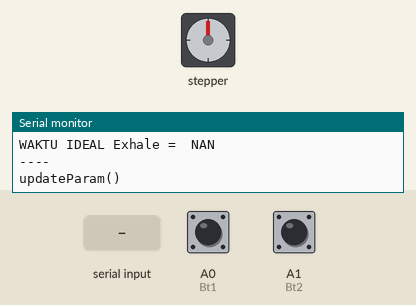
Recording of a sketch running on a simulated Arduino Uno, built with avr-gcc and run on an emulated ATmega328P. Parts: stepper motor, the last lines printed to the serial monitor. Wiring (inferred from the names in the program): stepper motor driver (200 steps per turn assumed): step pin 5; direction pin 6; enable pin 4. The test bench sets the inputs (shaded band); at power-on: A0 (Bt1) HIGH, A1 (Bt2) HIGH.

Above: at 1.2 s.
1.3 s: "<90,45,200>" received over Serial
At 2.52 s:
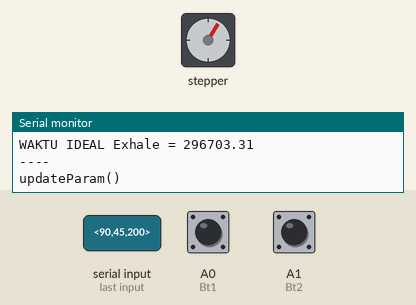
At 3.12 s:
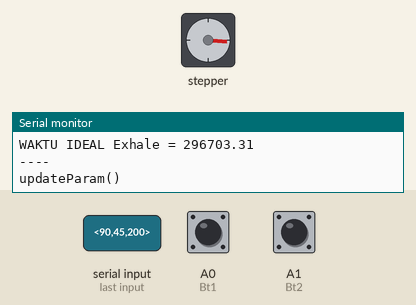
4.8 s: "<90,45>" received over Serial
8.3 s: "<90,45,200,10>" received over Serial
12.5 s: "<,>" received over Serial
14.0 s: A0 (Bt1) pulled LOW for 1 s
At 16.2 s:
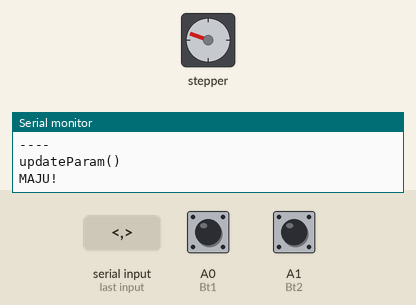
16.5 s: A1 (Bt2) pulled LOW for 1 s
At 18.4 s:
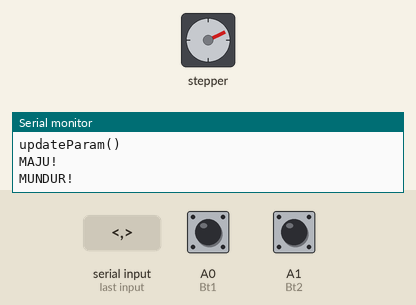
Timing chart, 0 to 19.9 s (numbered marks = the images above; inputs shaded):
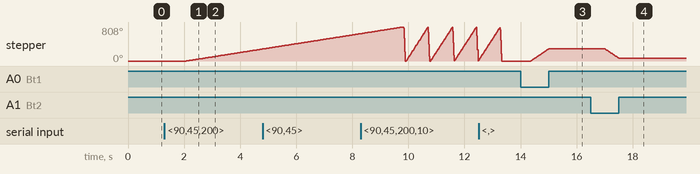

The sketch:

testASDA2_4.ino.ino.ino
```cpp
// Perlu data kalibrasi jml step vs volume tidal

// -- KONFIGURASI PIN ===============================================================
// ENA- NC
// ENA+ NC
// DIR- GND
// DIR+ DIR
// PUL- GND
// PUL+ PUL

//-- TWEAKABLES =====================================================================
// DIR = pin DIR+
// PUL = pin PUL+
// microPULg = settingan microPULg (1 / 2 / 4 / 8 / 16)
// dirInhale = arah untuk inhale (HIGH / LOW)
#define ENA 4
#define PUL 5
#define DIR 6

#define offsetq 8

#define Bt1 A0
#define Bt2 A1
#define Bt3 A2
#define Bt4 A4

#define dirInhale HIGH
int stateq = 2;
int stepq = 0;
int delayq = 2000;

//-- Input HMI ======================================================================
// volTidal = Volume Tidal (cc)
// IRat dan ERat = IERatio ( I : E )
// RR = Respiration Rate (x per minute)
float volTidal = 0;
int IRat = 1;
float ERat = 1;
int RR = 10;

//-- GLOBAL VARIABLEs ===============================================================
unsigned long stepTidal, delayInhale, delayExhale, timeInEx;
float timeInhale, timeExhale, IERatio, timeBreath, slopeFactor;
float initDelay = 25;
unsigned long p_vol, p_RR;
float p_IE;
int p_mode = 0;
float p_del = 0;

int num_buf = 5;
String bufferq[5];
String lastData = "<0,0,0,0,0>";
bool updated = false;


//-- SETUP ==========================================================================
void setup() {
  Serial.begin(115200);

  slopeFactor = 0.35;
  updateParam(volTidal, RR, ERat);

//  timeInEx = stepTidal * delayInhale/;

  pinMode(ENA, OUTPUT);
  pinMode(PUL, OUTPUT);
  pinMode(DIR, OUTPUT);

  pinMode(Bt1, INPUT_PULLUP);
  pinMode(Bt2, INPUT_PULLUP);
  pinMode(Bt3, INPUT_PULLUP);
  pinMode(Bt4, INPUT_PULLUP);
}

//-- LOOP ============================================================================
void loop() {
  updateAllGlobal();

  if(p_mode!=0){
    if (stepTidal > 0) {
      unsigned long now = micros();

      Inhale();

      Serial.println("{ei}"); Serial.flush();
      delayMicroseconds(100);

      Exhale();

      while((micros()-now) < timeBreath){}

      Serial.println("{ec}"); Serial.flush();
    } else {
      //throw error message
    }
  } else {
//    Serial.println("Waiting.. (mode 0 )");
    Serial.flush();
    delay(1000);
    if(digitalRead(Bt1) == LOW){
      digitalWrite(DIR, dirInhale);
      Serial.println("MAJU!");
      while(digitalRead(Bt1) == LOW){
        digitalWrite(PUL, HIGH);
        delayMicroseconds(delayq);
        digitalWrite(PUL, LOW);
        delayMicroseconds(delayq);
      }
    } else if(digitalRead(Bt2) == LOW){
      digitalWrite(DIR, !dirInhale);
      Serial.println("MUNDUR!");
      while(digitalRead(Bt2) == LOW){
        digitalWrite(PUL, HIGH);
        delayMicroseconds(delayq);
        digitalWrite(PUL, LOW);
        delayMicroseconds(delayq);
      }
    }
  }
}

void cekNewParam(){
  String received = listeningMega();
  if(!updated) {
    Serial.print("Received: ");
    Serial.println(received);
    Serial.flush();


    int indexStart = 0;
    int indexEnd = 0;

    for(int i = 0; i<num_buf; i++) {
      indexEnd = received.indexOf(",", indexStart);
      bufferq[i] = received.substring(indexStart, indexEnd);
      indexStart = indexEnd+1;
    }

    p_mode = bufferq[0].toInt();
    p_vol = bufferq[1].toInt();
    p_RR = bufferq[2].toInt();
    p_IE = bufferq[3].toFloat();
    p_del = bufferq[4].toFloat();

    updateParam(p_vol, p_RR, p_IE);

    updated = true;
  }
}

void updateAllGlobal(){
  cekNewParam();
}

String listeningMega(){
  bool quit = false;
  String seriesData = "";

  while (!quit) {
    if (Serial.available() > 0) {
      updated = false;
      char x = Serial.read();
      if (x == '>') {
        seriesData += x;
        quit = true;
      } else {
        if (x == '<') {seriesData = "";}
        seriesData += x;
      }
    } else {
      seriesData = lastData;
      quit = true;
    }
  }

//  if (Serial.available() > 0) {
//    updated = false;
//    seriesData = Serial.readString();
//    quit = true;
//  } else {
//    seriesData = lastData;
//    quit = true;
//  }
//
//  if(seriesData == lastData) {
//    updated = true;
//  }

  lastData = seriesData;

  return seriesData.substring(1,seriesData.length()-1);
}

void updateParam(float vol, int RRq, float ERatq){
  stepTidal = cekTidal(vol);
  timeBreath = (60000 / float(RRq)) * 1000;
  timeInhale = (60000 / float(RRq)) * (float(IRat) / float(IRat + ERatq)) * 1000 - 500; // dalam microseconds

  float offsetInhaleq= 0;

//  if(p_ntab == 3){
//    offsetInhaleq = -0.018480414*RRq-0.125672596*ERatq+0.520717433;
//  }
//  else if(p_ntab==4){
//    offsetInhaleq = -0.017318122*RRq-0.130474105*ERatq+0.449587999;
//  } else if(p_ntab==5){
//    offsetInhaleq = -0.011070931*RRq-0.14822688*ERatq+0.367918135;
//  }else if(p_ntab==6){
//    offsetInhaleq = -0.007851635*RRq-0.174476163*ERatq+0.363243903;
//  }

  timeInhale += p_del/2*1000000;

  timeExhale = (60000 / float(RRq)) * (float(ERatq) / float(IRat + ERatq)) * 1000; // dalam microseconds
  delayInhale = float(timeInhale) / float(stepTidal) / 2; //endDelay; // dalam microseconds
  delayExhale = 20; //delayInhale; // dalam microseconds

  Serial.println("----");
  Serial.println("RR = " + String(RRq));
  Serial.println("IE = " + String(ERatq));
  Serial.println("Vol Tidal = " + String(vol));
  Serial.println("Step Tidal = " + String(stepTidal));
  Serial.println("Slope Tidal = " + String(slopeFactor));
  Serial.println("----");
  Serial.println("DELAY Awal = " + String(initDelay));
  Serial.println("DELAY Inhale = " + String(delayInhale));
  Serial.println("DELAY Exhale = " + String(delayExhale));
  Serial.println("----");
  Serial.println("WAKTU BREATH = " + String(timeBreath));
  Serial.println("WAKTU IDEAL Inhale = " + String(timeInhale));
  Serial.println("WAKTU IDEAL Exhale = " + String(timeExhale));
  Serial.println("----");

  Serial.println("updateParam()");
  Serial.flush();
}

//-- Lookup Table Volume Tidal vs Step yang diperlukan ================================
float cekTidal(float vol_Tidal){
  float lookup_vol[] =  { 235,  250,   279,  308,  322,  352,  382,  410,  442,  476,  484,  494,  526,  560,  579,  590,  622,  647};
  float lookup_step[] = {3500, 3600,  3850, 3900, 4000, 4200, 4400, 4600, 4800, 5000, 5100, 5200, 5400, 5600, 5700, 5800, 6000, 6200};

  float stepTidal = 0;
  int arraySize = sizeof(lookup_vol) / sizeof(lookup_vol[0]);

  // Extrapolasi Bawah
  if(vol_Tidal < cariMin(lookup_vol, arraySize)){
    float m = float(lookup_step[1] - lookup_step[0]) / (lookup_vol[1] - lookup_vol[0]);
    float c = float(lookup_step[0]) - lookup_vol[0] * m;
    stepTidal = m * vol_Tidal + c;
  }
  // Extrapolasi Atas
  else if(vol_Tidal > cariMax(lookup_vol, arraySize)){
    float m = float(lookup_step[arraySize-1] - lookup_step[arraySize-2]) / (lookup_vol[arraySize-1] - lookup_vol[arraySize-2]);
    float c = float(lookup_step[arraySize-1]) - lookup_vol[arraySize-1] * m;
    stepTidal = m * vol_Tidal + c;
  }
  // Normal + Interpolasi
  else {
    for(int i = 0; i< arraySize; i++) {
      if (vol_Tidal == lookup_vol[i]) {
        stepTidal = lookup_step[i];
      } else {
        if(vol_Tidal >= lookup_vol[i] && vol_Tidal < lookup_vol[i+1]) {
          stepTidal = lookup_step[i] + float(lookup_step[i+1] - lookup_step[i]) * float(vol_Tidal - lookup_vol[i]) / float(lookup_vol[i+1]-lookup_vol[i]);
          break;
        }
      }
    }
  }
//  return stepTidal;
  return vol_Tidal*10;
}

//-- fungsi tambahan lookup table
float cariMin(float list[], int arraySize){
  float mini = 99999;
  for(int i=0; i< arraySize; i++){
    if(list[i] <= mini) {
      mini = list[i];
    }
  }
  return mini;
}

float cariMax(float list[], int arraySize){
  float maxi = 0;
  for(int i=0; i< arraySize; i++){
    if(list[i] >= maxi) {
      maxi = list[i];
    }
  }
  return maxi;
}


//-- Sekuens Inhale ====================================================================
void Inhale() {
  // 0. Hitung Waktu
//  unsigned long now = micros();
//  float delayInhale2 = delayInhale-offsetq;
  bool ntab = false;
  float axq;
  float delayInhale2 = delayInhale-offsetq;

//  if(!p_ntab){
//    ntab = false;
//    Serial.println("NotNtab");Serial.flush();
//  } else {
//    delayInhale2 = 0.7*delayInhale;
//    axq = 1/(0.4*stepTidal-1) * (1.5)*delayInhale; //1.38
//    Serial.println("Ntab");Serial.flush();
//    Serial.println(axq);
//  }

//  if(ntab){}/

  // 1. Set Arah
  digitalWrite(DIR, dirInhale);
  delayMicroseconds(5);

  // 2. Set Gerakan Stepper
  if(ntab){
    for(int i = 0; i < stepTidal; i++) {
      if(i>0.6*stepTidal){
        delayInhale2 += axq;
      }
      digitalWrite(PUL, HIGH);
      delayMicroseconds(delayInhale2);
      digitalWrite(PUL, LOW);
      delayMicroseconds(delayInhale2);
    }
  } else {
    for(int i = 0; i < stepTidal; i++) {
    digitalWrite(PUL, HIGH);
    delayMicroseconds(delayInhale2);
    digitalWrite(PUL, LOW);
    delayMicroseconds(delayInhale2);
  }
  }
  // 3. Tampil Waktu
//  Serial.print("Waktu Inhale = ");
//  Serial.println(micros() - now);
}

//-- Sekuens Exhale ====================================================================
void Exhale() {
  // 0. Hitung Waktu
  unsigned long now = micros();
  float delayExhale2 = initDelay;

  // 1. Set Arah
  digitalWrite(DIR, !dirInhale);
  delayMicroseconds(5);

  // 2. Set Gerakan Stepper
  for(int i = 0; i < stepTidal; i++) {
    if(i < slopeFactor*stepTidal){
      delayExhale2 -= (initDelay-delayExhale) / (slopeFactor*stepTidal);
    }
    if(i>(1-slopeFactor)*stepTidal){
      delayExhale2 += (initDelay-delayExhale) / (slopeFactor*stepTidal);
    }
//    if(digitalRead(limitSwitchEx)){
    digitalWrite(PUL, HIGH);
//    }

    delayMicroseconds(delayExhale2);

//    if(digitalRead(limitSwitchEx)){
    digitalWrite(PUL, LOW);
//    }

    delayMicroseconds(delayExhale2);
  }

  // 3. Tampil Waktu
//  Serial.print("Waktu Exhale = ");
//  Serial.println(micros() - now);
}
```

Measured:
- after the input at 1.3 s, stepper: keeps turning clockwise at about 105°/s, starting after 0.77 s
- after the input at 14.0 s, stepper: turns 289° clockwise in 0.64 s, starting after 0.36 s
- after the input at 16.5 s, stepper: turns 225° counter-clockwise in 0.50 s, starting after 0.50 s
